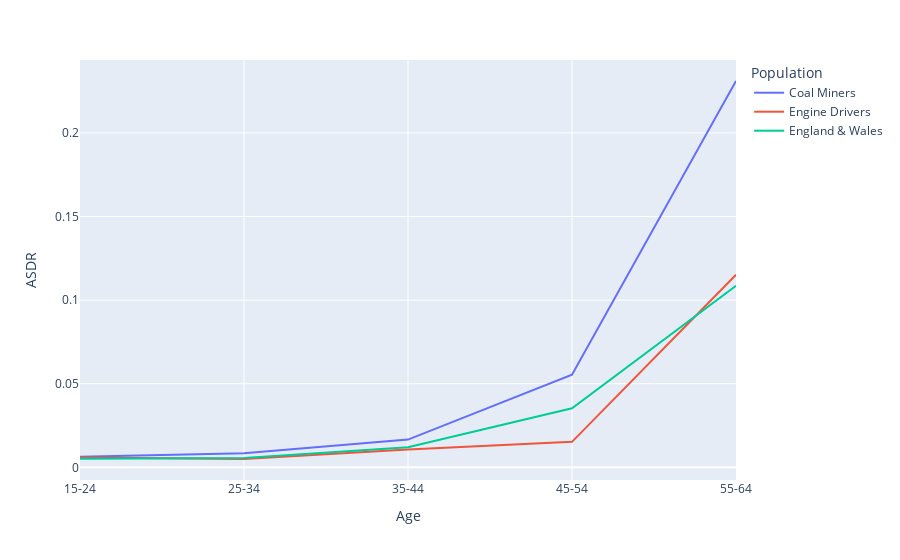

The code cell stored with this chart in its notebook:
### Code cell
# line chart showing the ASDR
# firstly, transform the data to long format
data_1_long = data_1.loc[data_1['age'] != 'total', ['age', 'coal_cdr', 'engine_cdr', 'ew_cdr']].melt(id_vars='age',
                                                                                                     value_vars=['coal_cdr', 'engine_cdr', 'ew_cdr'],
                                                                                                     var_name='population',
                                                                                                     value_name='asdr')

# plot the data
fig = px.line(data_1_long, x='age', y='asdr', color='population')
fig.update_yaxes(title='ASDR')
fig.update_xaxes(title='Age')
fig.update_legends(title='Population')
legend_text = {'coal_cdr':'Coal Miners', 'engine_cdr': 'Engine Drivers', 'ew_cdr': 'England & Wales'}
fig.for_each_trace(lambda t: t.update(name = legend_text[t.name],
                                      legendgroup = legend_text[t.name],
                                      hovertemplate = t.hovertemplate.replace(t.name, legend_text[t.name])
                                      )
                   )
fig.show()

### Figure 1 — Plotly figure (JSON) as saved in the notebook; plotly's stock layout.template omitted (floating-point values rounded to 4 significant figures)
{"data": [{"hovertemplate": "population=Coal Miners<br>age=%{x}<br>asdr=%{y}<extra></extra>", "legendgroup": "Coal Miners", "line": {"color": "#636efa", "dash": "solid"}, "marker": {"symbol": "circle"}, "mode": "lines", "name": "Coal Miners", "orientation": "v", "showlegend": true, "x": ["15-24", "25-34", "35-44", "45-54", "55-64"], "xaxis": "x", "y": [0.006342, 0.008465, 0.01658, 0.05537, 0.231], "yaxis": "y", "type": "scatter"}, {"hovertemplate": "population=Engine Drivers<br>age=%{x}<br>asdr=%{y}<extra></extra>", "legendgroup": "Engine Drivers", "line": {"color": "#EF553B", "dash": "solid"}, "marker": {"symbol": "circle"}, "mode": "lines", "name": "Engine Drivers", "orientation": "v", "showlegend": true, "x": ["15-24", "25-34", "35-44", "45-54", "55-64"], "xaxis": "x", "y": [0.005922, 0.004986, 0.01062, 0.01525, 0.1152], "yaxis": "y", "type": "scatter"}, {"hovertemplate": "population=England & Wales<br>age=%{x}<br>asdr=%{y}<extra></extra>", "legendgroup": "England & Wales", "line": {"color": "#00cc96", "dash": "solid"}, "marker": {"symbol": "circle"}, "mode": "lines", "name": "England & Wales", "orientation": "v", "showlegend": true, "x": ["15-24", "25-34", "35-44", "45-54", "55-64"], "xaxis": "x", "y": [0.005142, 0.005592, 0.01206, 0.03536, 0.1086], "yaxis": "y", "type": "scatter"}], "layout": {"xaxis": {"anchor": "y", "domain": [0.0, 1.0], "title": {"text": "Age"}}, "yaxis": {"anchor": "x", "domain": [0.0, 1.0], "title": {"text": "ASDR"}}, "legend": {"title": {"text": "Population"}, "tracegroupgap": 0}, "margin": {"t": 60}}}
